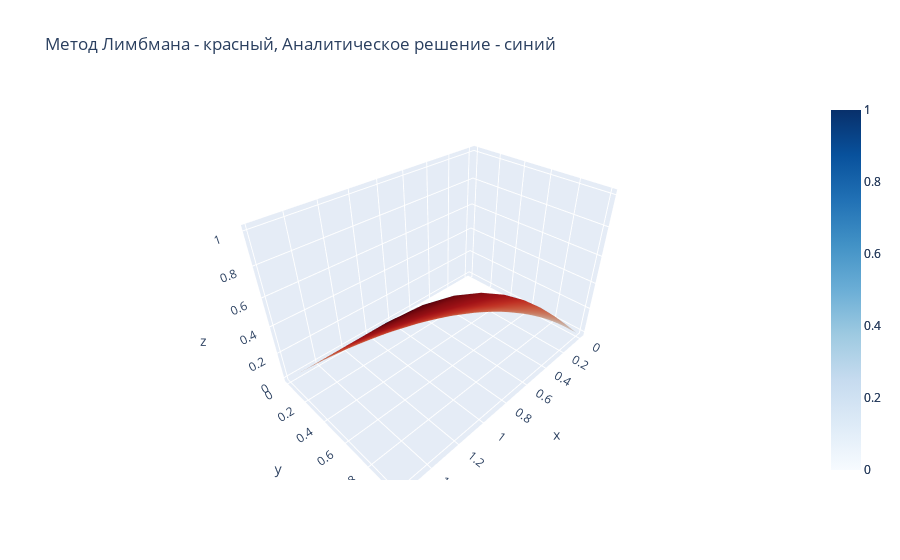

This figure's notebook cell:
### Markdown cell above
Две поверхности вместе

### Code cell
fig = go.Figure(data=[go.Surface(z=UU, x=X, y=Y, colorscale='Reds', name='Метод Лимбмана'), go.Surface(z=U_true, x=X, y=Y, colorscale='Blues', name='Аналитическое решение')])
fig.update_layout(title='Метод Лимбмана - красный, Аналитическое решение - синий', showlegend=True)
fig.show()
